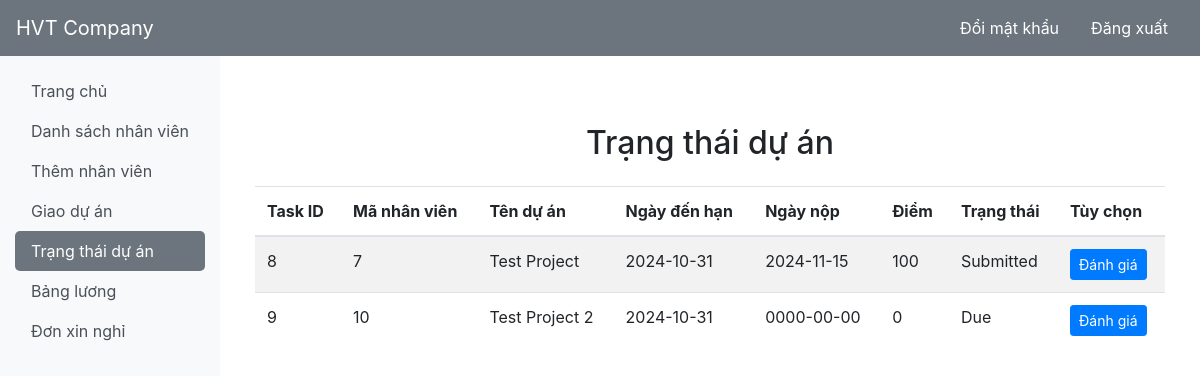
Screenshot of /assignproject.php (signed in) with the database file from the repository.
### tables this page shows
CREATE TABLE `project` (
  `pid` int(11) NOT NULL,
  `eid` int(11) DEFAULT NULL,
  `pname` varchar(100) DEFAULT NULL,
  `duedate` date DEFAULT NULL,
  `subdate` date DEFAULT '0000-00-00',
  `mark` int(11) NOT NULL,
  `status` varchar(50) DEFAULT NULL
);

### assignproject.php (the view, shortened to what this page needs)
<?php
require_once ('process/dbh.php');
$sql = "SELECT * from `project` order by subdate desc";
$result = mysqli_query($conn, $sql);
?>
<!DOCTYPE html>
<html lang="vi">
<head>
    <link rel="stylesheet" href="https://stackpath.bootstrapcdn.com/bootstrap/4.5.2/css/bootstrap.min.css">
    <link rel="stylesheet" href="https://cdnjs.cloudflare.com/ajax/libs/font-awesome/5.15.4/css/all.min.css">
</head>
<body>
        <?php include('sidebar.php'); ?>
    <div class="container mt-5">
        <h2 class="text-center mb-4">Trạng thái dự án</h2>
        <table class="table table-striped">
            <thead>
                <tr>
                    <th scope="col">Task ID</th>
                    <th scope="col">Mã nhân viên</th>
                    <th scope="col">Tên dự án</th>
                    <th scope="col">Ngày đến hạn</th>
                    <th scope="col">Ngày nộp</th>
                    <th scope="col">Điểm</th>
                    <th scope="col">Trạng thái</th>
                    <th scope="col">Tùy chọn</th>
                </tr>
            </thead>
            <tbody>
                <?php
                while ($employee = mysqli_fetch_assoc($result)) {
                    echo "<tr>";
                    echo "<td>".$employee['pid']."</td>";
                    echo "<td>".$employee['eid']."</td>";
                    echo "<td>".$employee['pname']."</td>";
                    echo "<td>".$employee['duedate']."</td>";
                    echo "<td>".$employee['subdate']."</td>";
                    echo "<td>".$employee['mark']."</td>";
                    echo "<td>".$employee['status']."</td>";
                    echo "<td><a href='mark.php?id=".$employee['eid']."&pid=".$employee['pid']."' class='btn btn-primary btn-sm'>Đánh giá</a></td>";
                    echo "</tr>";
                }
                ?>
            </tbody>
        </table>
    </div>
            </div>
            </div>
</body>
</html>

### rows the page displays
project: pid "8", eid "7", pname "Test Project", duedate "2024-10-31", subdate "2024-11-15", mark "100", status "Submitted"
project: pid "9", eid "10", pname "Test Project 2", duedate "2024-10-31", subdate "0000-00-00", mark "0", status "Due"
